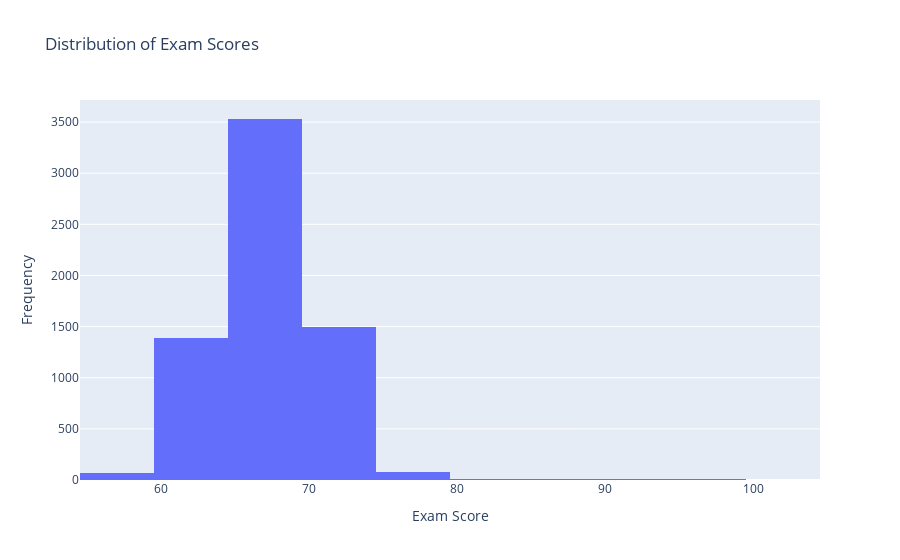

Here is the notebook cell this chart was saved with:
### Code cell
fig1 = px.histogram(data, x='Exam_Score', nbins=10, title="Distribution of Exam Scores")
fig1.update_layout(xaxis_title="Exam Score", yaxis_title="Frequency")
fig1.show()

### Figure 1 — Plotly figure (JSON) as saved in the notebook; plotly's stock layout.template omitted (floating-point values rounded to 4 significant figures; data arrays with more than 128 entries replaced by an {"elided": "..."} marker saying what was removed)
{"data": [{"alignmentgroup": "True", "bingroup": "x", "hovertemplate": "Exam_Score=%{x}<br>count=%{y}<extra></extra>", "legendgroup": "", "marker": {"color": "#636efa", "pattern": {"shape": ""}}, "name": "", "nbinsx": 10, "offsetgroup": "", "orientation": "v", "showlegend": false, "type": "histogram", "x": {"elided": "6607 int values"}, "xaxis": "x", "yaxis": "y"}], "layout": {"barmode": "relative", "legend": {"tracegroupgap": 0}, "title": {"text": "Distribution of Exam Scores"}, "xaxis": {"anchor": "y", "domain": [0, 1], "title": {"text": "Exam Score"}}, "yaxis": {"anchor": "x", "domain": [0, 1], "title": {"text": "Frequency"}}}}
